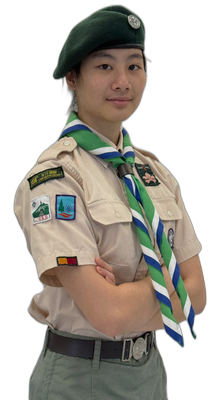
#> input picture assets/members/2019048160.png, 220 x 400 px
$ python normalize-member-exposure.py
#> lines starting #> are read from the running program, lines starting #| are printed output that depends on the picture; after the words box and inside, x2 and y2 are one past the last pixel; in counts of white or black regions, pixels touching at a corner belong together
# -*- coding: utf-8 -*-
"""Normalize exposure of member avatar PNGs (opaque pixels only; keep alpha)."""

from __future__ import annotations

import sys
from pathlib import Path

import numpy as np
from PIL import Image

if hasattr(sys.stdout, "reconfigure"):
    sys.stdout.reconfigure(encoding="utf-8", errors="replace")

ROOT = Path(__file__).resolve().parents[1]
MEMBERS_DIR = ROOT / "assets" / "members"

# Target mean luminance of opaque pixels (median of previous means ≈ 115.5)
TARGET_MEAN = 115.5
ALPHA_MIN = 128
# Soft floor/ceiling on gain so we don't crush or blow images
GAIN_MIN = 0.72
GAIN_MAX = 1.45
# Mild midtone gamma after gain (1.0 = none); slightly lift shadows for dark uniforms
GAMMA = 0.96


def luminance(rgb: np.ndarray) -> np.ndarray:
    return (
        0.299 * rgb[:, :, 0] + 0.587 * rgb[:, :, 1] + 0.114 * rgb[:, :, 2]
    ).astype(np.float64)


def soft_clip_pixels(pixels: np.ndarray) -> np.ndarray:
    """Scale down (N,3) pixels that exceed 255 while preserving hue."""
    mx = pixels.max(axis=1)
    over = mx > 255
    if over.any():
        scale = np.ones_like(mx)
        scale[over] = 255.0 / mx[over]
        pixels = pixels * scale[:, None]
    return np.clip(pixels, 0, 255)


def normalize_image(path: Path) -> tuple[float, float, float]:
    im = Image.open(path).convert("RGBA")
#> im is the input picture: PIL image 220x400 RGBA; mean R, G, B, A 69.4, 64.6, 56.8, 138.4
    arr = np.array(im).astype(np.float64)
    rgb = arr[:, :, :3]
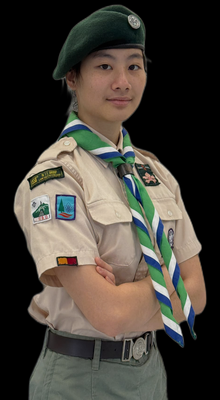
#> rgb: shape (400, 220, 3) float64; mean R, G, B 69.4, 64.6, 56.8
    alpha = arr[:, :, 3]
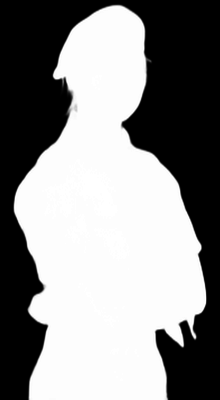
#> alpha: shape (400, 220) float64; min 0, max 255, mean 138.4
    mask = alpha >= ALPHA_MIN
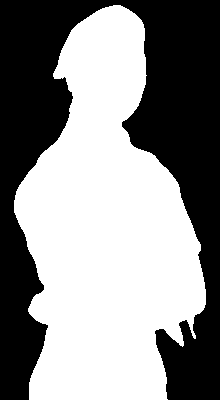
#> mask: shape (400, 220) bool; 54.7% white; 1 black region, box (x1, y1, x2, y2) and area: (0, 0, 220, 400) 39896
    if not mask.any():
        print(f"skip (no opaque): {path.name}")
        return 0.0, 0.0, 1.0

    before = float(luminance(rgb)[mask].mean())
#> in luminance, `return ( 0.299 * rgb[:, :, 0] + 0.587 * rgb[:, :, 1] + 0.114 * rgb[:, ..`:
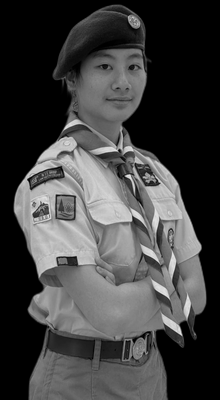
#> returned value: shape (400, 220) float64; min 0, max 227, mean 65.1
#> before = 118.2
    gain = TARGET_MEAN / max(before, 1.0)
#> gain = 0.977
    gain = float(np.clip(gain, GAIN_MIN, GAIN_MAX))

    out = rgb.copy()
    pixels = soft_clip_pixels(out[mask] * gain)

    # Mild gamma on opaque pixels toward midtones
    if abs(GAMMA - 1.0) > 1e-6:
        norm = np.power(np.clip(pixels / 255.0, 0, 1), GAMMA) * 255.0
        pixels = soft_clip_pixels(norm)

    out[mask] = pixels
    after = float(luminance(out)[mask].mean())
#> after = 118.7
    arr[:, :, :3] = out
    Image.fromarray(arr.astype(np.uint8), "RGBA").save(path, format="PNG", optimize=True)
    return before, after, gain


def main() -> None:
    paths = sorted(MEMBERS_DIR.glob("*.png"))
    if not paths:
        print("no member PNGs found")
        return

    rows = []
    for path in paths:
        before, after, gain = normalize_image(path)
#> before = 118.2; after = 118.7; gain = 0.977
        rows.append((path.name, before, after, gain))
        print(f"{path.name}: {before:.1f} -> {after:.1f} (gain {gain:.3f})")
#| 2019048160.png: 118.2 -> 118.7 (gain 0.977)

    means_after = [r[2] for r in rows if r[1] > 0]
#> means_after = [118.7]
    print(
        f"\ndone {len(rows)} files; "
        f"after mean={np.mean(means_after):.1f} "
        f"std={np.std(means_after):.1f} "
        f"target={TARGET_MEAN}"
    )
#| done 1 files; after mean=118.7 std=0.0 target=115.5


if __name__ == "__main__":
    main()
